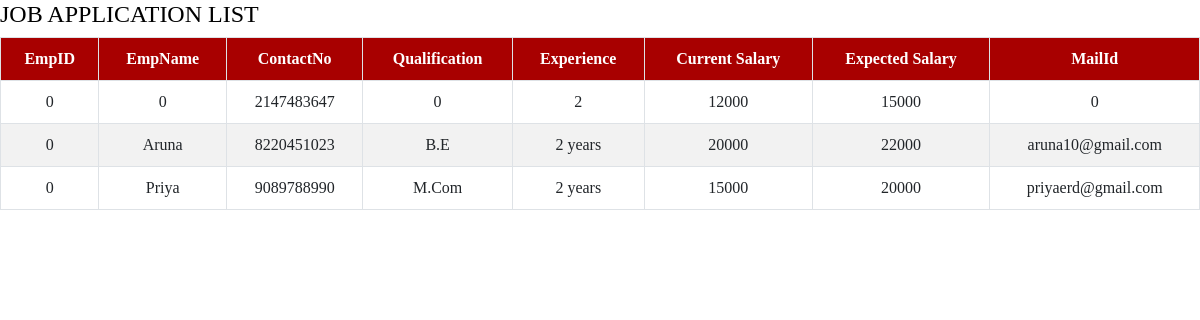
Page /ViewApplyForJob.php on the committed database.
### tables this page shows
CREATE TABLE IF NOT EXISTS `jobtable` (
  `RefID` int(11) NOT NULL,
  `ApplicantName` varchar(100) NOT NULL,
  `JobTitle` varchar(50) NOT NULL,
  `ContactNo` varchar(12) NOT NULL,
  `Qualification` varchar(30) NOT NULL,
  `Experience` varchar(50) NOT NULL,
  `CurrentSalary` int(11) NOT NULL,
  `ExpectedSalary` int(11) NOT NULL,
  `EmailID` varchar(30) NOT NULL
);

### ViewApplyForJob.php (the view, shortened to what this page needs)
<html>
<head>
<link rel="stylesheet" href="css/bootstrap.min.css">
  <link rel="stylesheet" href="css/all.css">
  <link rel="stylesheet" type="text/css" href="style.css" />
</head>
	<h4>JOB APPLICATION LIST</h4>
	<form action="ViewEmployeeCode.php" method="POST">
	<table class="table table-bordered table-hover table-striped" align="center">
		<tr><th>EmpID</th><th>EmpName</th><th>ContactNo</th><th>Qualification</th><th>Experience</th><th>Current Salary</th><th>Expected Salary</th><th>MailId</th></tr>
		<?php
		$query = mysql_query("Select * From JobTable",$con);
		While($r = mysql_fetch_array($query))
		{
			echo "<tr><td>" . $r['RefID'] . "</td><td>" . $r['ApplicantName'] . "</td><td>" . $r['ContactNo'] . "</td><td>" . $r['Qualification'] . "</td><td>" . $r['Experience'] . "</td><td>" . $r['CurrentSalary'] . "</td><td>" . $r['ExpectedSalary'] . "</td><td>" . $r['EmailID'] . "</td></tr>";
		}
		?>
	</table>
	</form>
</body>
</html>

### Style.css (style rules this page uses)
body,html { margin:0; padding: 0; color:black; font-size: 12pt; font-family: Calibri; background-image:url('bg.png'); }
div, table { text-align:center; }
th { background-color: #a80000; color: white; }

### rows in the picture
jobtable: RefID "0", ApplicantName "0", ContactNo "2147483647", Qualification "0", Experience "2", CurrentSalary "12000", ExpectedSalary "15000", EmailID "0"
jobtable: RefID "0", ApplicantName "Aruna", ContactNo "8220451023", Qualification "B.E", Experience "2 years", CurrentSalary "20000", ExpectedSalary "22000", EmailID "aruna10@gmail.com"
jobtable: RefID "0", ApplicantName "Priya", ContactNo "9089788990", Qualification "M.Com", Experience "2 years", CurrentSalary "15000", ExpectedSalary "20000", EmailID "priyaerd@gmail.com"
